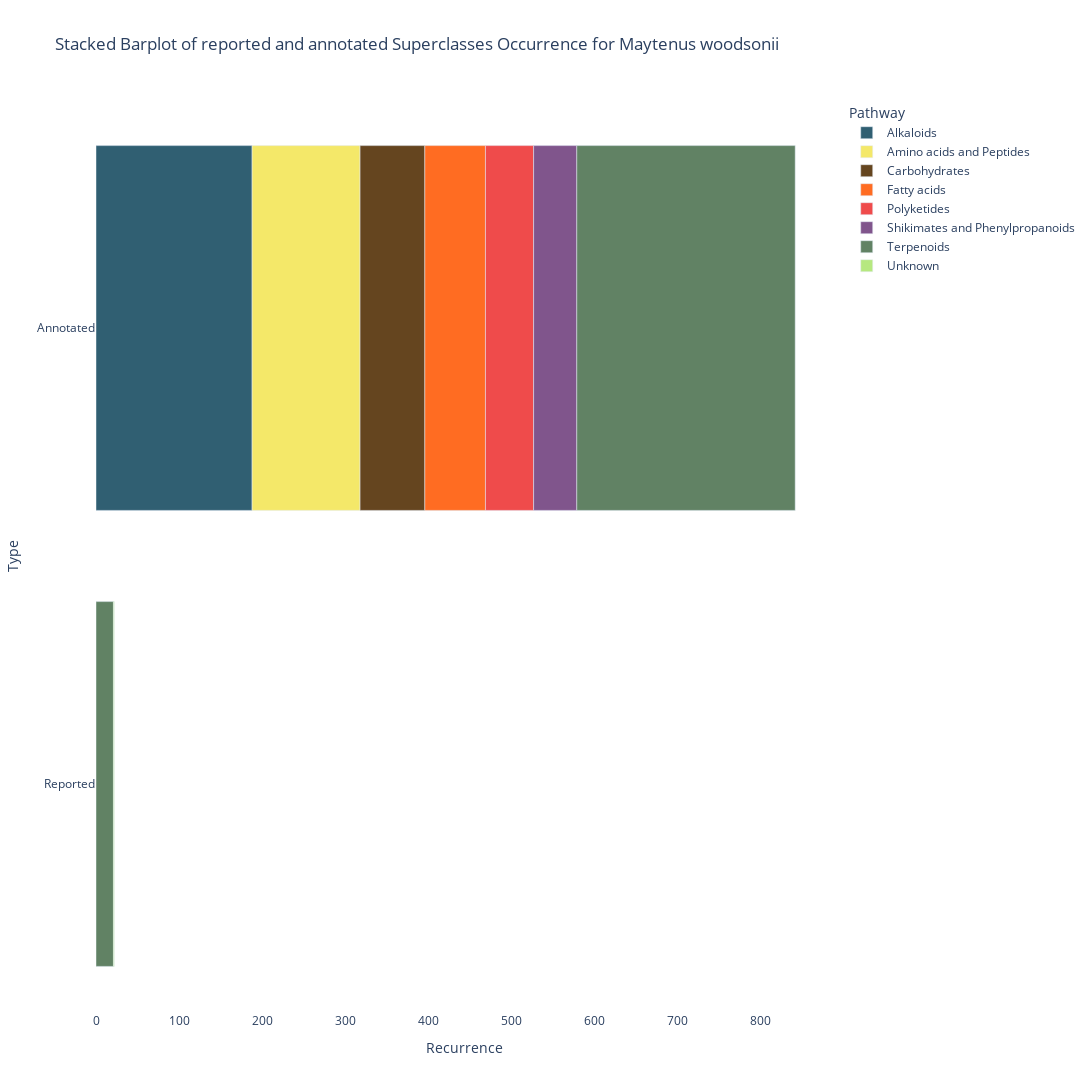

Notebook source saved alongside this figure:
### Code cell
barplot_pathway_species(output_folder, q_code, organism)

### Figure 1 — Plotly figure (JSON) as saved in the notebook; plotly's stock layout.template omitted (floating-point values rounded to 4 significant figures)
{"data": [{"alignmentgroup": "True", "hovertemplate": "Pathway=Alkaloids<br>Recurrence=%{x}<br>Type=%{y}<extra></extra>", "legendgroup": "Alkaloids", "marker": {"color": "#305F72", "pattern": {"shape": ""}}, "name": "Alkaloids", "offsetgroup": "Alkaloids", "orientation": "h", "showlegend": true, "textposition": "auto", "type": "bar", "x": [188], "xaxis": "x", "y": ["Annotated"], "yaxis": "y"}, {"alignmentgroup": "True", "hovertemplate": "Pathway=Amino acids and Peptides<br>Recurrence=%{x}<br>Type=%{y}<extra></extra>", "legendgroup": "Amino acids and Peptides", "marker": {"color": "#F4E869", "pattern": {"shape": ""}}, "name": "Amino acids and Peptides", "offsetgroup": "Amino acids and Peptides", "orientation": "h", "showlegend": true, "textposition": "auto", "type": "bar", "x": [130], "xaxis": "x", "y": ["Annotated"], "yaxis": "y"}, {"alignmentgroup": "True", "hovertemplate": "Pathway=Carbohydrates<br>Recurrence=%{x}<br>Type=%{y}<extra></extra>", "legendgroup": "Carbohydrates", "marker": {"color": "#65451F", "pattern": {"shape": ""}}, "name": "Carbohydrates", "offsetgroup": "Carbohydrates", "orientation": "h", "showlegend": true, "textposition": "auto", "type": "bar", "x": [78], "xaxis": "x", "y": ["Annotated"], "yaxis": "y"}, {"alignmentgroup": "True", "hovertemplate": "Pathway=Fatty acids<br>Recurrence=%{x}<br>Type=%{y}<extra></extra>", "legendgroup": "Fatty acids", "marker": {"color": "#FF6C22", "pattern": {"shape": ""}}, "name": "Fatty acids", "offsetgroup": "Fatty acids", "orientation": "h", "showlegend": true, "textposition": "auto", "type": "bar", "x": [73], "xaxis": "x", "y": ["Annotated"], "yaxis": "y"}, {"alignmentgroup": "True", "hovertemplate": "Pathway=Polyketides<br>Recurrence=%{x}<br>Type=%{y}<extra></extra>", "legendgroup": "Polyketides", "marker": {"color": "#EF4B4B", "pattern": {"shape": ""}}, "name": "Polyketides", "offsetgroup": "Polyketides", "orientation": "h", "showlegend": true, "textposition": "auto", "type": "bar", "x": [58], "xaxis": "x", "y": ["Annotated"], "yaxis": "y"}, {"alignmentgroup": "True", "hovertemplate": "Pathway=Shikimates and Phenylpropanoids<br>Recurrence=%{x}<br>Type=%{y}<extra></extra>", "legendgroup": "Shikimates and Phenylpropanoids", "marker": {"color": "#80558C", "pattern": {"shape": ""}}, "name": "Shikimates and Phenylpropanoids", "offsetgroup": "Shikimates and Phenylpropanoids", "orientation": "h", "showlegend": true, "textposition": "auto", "type": "bar", "x": [52], "xaxis": "x", "y": ["Annotated"], "yaxis": "y"}, {"alignmentgroup": "True", "hovertemplate": "Pathway=Terpenoids<br>Recurrence=%{x}<br>Type=%{y}<extra></extra>", "legendgroup": "Terpenoids", "marker": {"color": "#618264", "pattern": {"shape": ""}}, "name": "Terpenoids", "offsetgroup": "Terpenoids", "orientation": "h", "showlegend": true, "textposition": "auto", "type": "bar", "x": [263, 21], "xaxis": "x", "y": ["Annotated", "Reported"], "yaxis": "y"}, {"alignmentgroup": "True", "hovertemplate": "Pathway=Unknown<br>Recurrence=%{x}<br>Type=%{y}<extra></extra>", "legendgroup": "Unknown", "marker": {"color": "#B6E880", "pattern": {"shape": ""}}, "name": "Unknown", "offsetgroup": "Unknown", "orientation": "h", "showlegend": true, "textposition": "auto", "type": "bar", "x": [1], "xaxis": "x", "y": ["Reported"], "yaxis": "y"}], "layout": {"barmode": "relative", "height": 1500, "legend": {"title": {"text": "Pathway"}, "tracegroupgap": 0}, "plot_bgcolor": "white", "title": {"text": "Stacked Barplot of reported and annotated Superclasses Occurrence for Maytenus woodsonii"}, "width": 1500, "xaxis": {"anchor": "y", "domain": [0, 1], "title": {"text": "Recurrence"}}, "yaxis": {"anchor": "x", "categoryarray": ["Reported", "Annotated"], "categoryorder": "array", "domain": [0, 1], "title": {"text": "Type"}}}}
